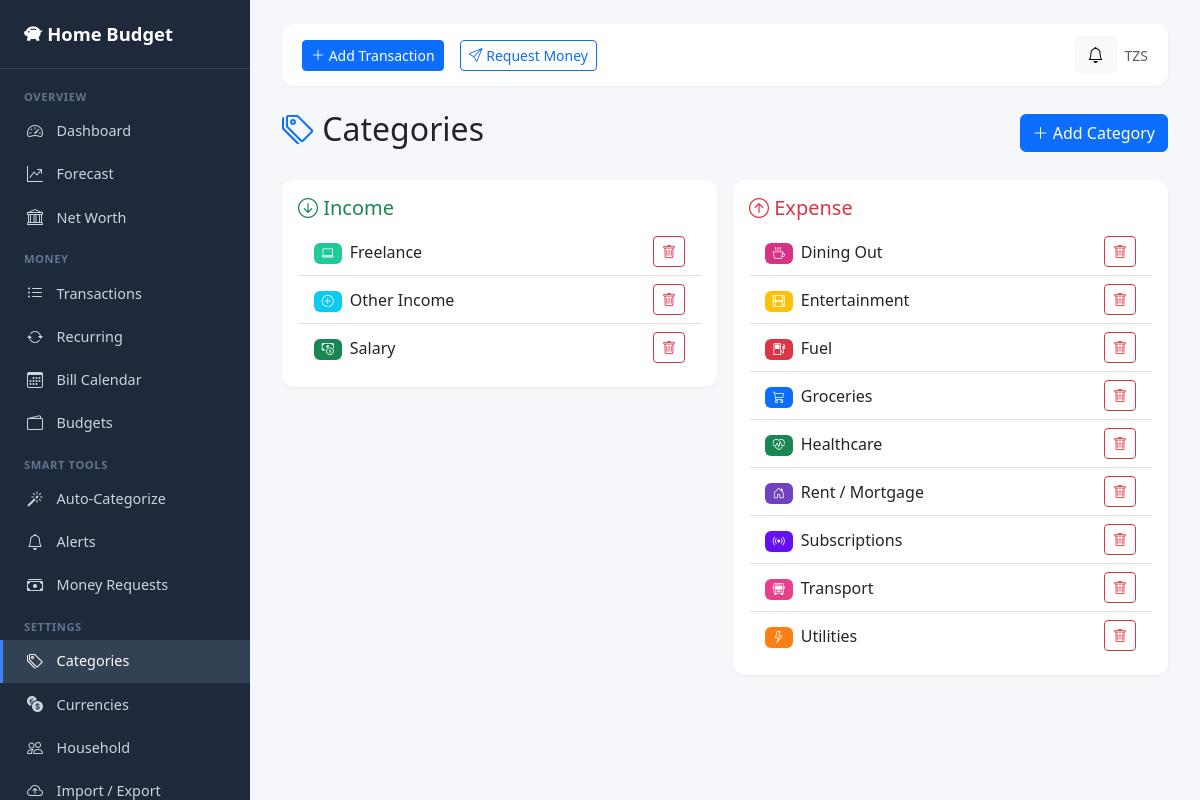
Page /categories/ (signed in) on the committed database.
### budget_app/models.py (models this page shows, shortened)
class Currency(models.Model):
    code = models.CharField(max_length=5, unique=True, help_text="e.g. USD, TZS, EUR")
    name = models.CharField(max_length=50)
    symbol = models.CharField(max_length=5, default='$')
    class Meta:
        verbose_name_plural = 'Currencies'
        ordering = ['code']

class Category(models.Model):
    INCOME = 'income'
    EXPENSE = 'expense'
    TYPE_CHOICES = [(INCOME, 'Income'), (EXPENSE, 'Expense')]
    household = models.ForeignKey(Household, on_delete=models.CASCADE, related_name='categories')
    name = models.CharField(max_length=80)
    category_type = models.CharField(max_length=10, choices=TYPE_CHOICES)
    color = models.CharField(max_length=7, default='#6c757d')
    icon = models.CharField(max_length=50, default='bi-tag', help_text='Bootstrap icon class')
    class Meta:
        unique_together = ('household', 'name', 'category_type')
        ordering = ['category_type', 'name']
        verbose_name_plural = 'Categories'

### budget_app/views.py (the view)
    def wrapper(request, *args, **kwargs):
        h = get_user_household(request.user)
        if not h:
            return redirect('household_setup')
        return view(request, *args, **kwargs)

### budget_app/context_processors.py (called while the page is built)
def household_context(request):
    if not request.user.is_authenticated:
        return {}
    household = request.user.households.first()
    if not household:
        return {'current_household': None}
    unread_alerts = Alert.objects.filter(
        household=household, is_read=False
    ).filter(
    ).count()
    pending_requests = MoneyRequest.objects.filter(
        household=household, approver=request.user, status=MoneyRequest.STATUS_PENDING
    ).count()
    return {
        'current_household': household,
        'currency_symbol': household.currency_symbol,
        'currency_code': household.currency_code,
        'unread_alerts_count': unread_alerts,
        'pending_requests_count': pending_requests,
    }

### budget_app/models.py (called while the page is built)
    @property
    def currency_symbol(self):
        return self.base_currency.symbol if self.base_currency else '$'

    @property
    def currency_code(self):
        return self.base_currency.code if self.base_currency else 'USD'

### budget_app/services.py (called while the page is built, shortened)
def month_range(target_date):
    first = target_date.replace(day=1)
    if first.month == 12:
        last = first.replace(year=first.year + 1, month=1) - timedelta(days=1)
    else:
        last = first.replace(month=first.month + 1) - timedelta(days=1)
    return first, last

def apply_due_recurring(household=None, today=None):
    today = today or timezone.now().date()
    qs = RecurringTransaction.objects.filter(
        is_active=True, auto_create=True, next_due_date__lte=today
    )
    if household:
        qs = qs.filter(household=household)
    created = []
    return created

def check_budget_alerts(household, today=None):
    today = today or timezone.now().date()
    month_start, month_end = month_range(today)
    budgets = Budget.objects.filter(household=household, month=month_start)
    new_alerts = []
    return new_alerts

### budget_app/views.py (called while the page is built)
def get_user_household(user):
    return user.households.first()

def ensure_household(view):
    def wrapper(request, *args, **kwargs):
        h = get_user_household(request.user)
        if not h:
            return redirect('household_setup')
        return view(request, *args, **kwargs)
    wrapper.__name__ = view.__name__
    return wrapper

@login_required
@ensure_household
def category_list(request):
    household = get_user_household(request.user)
    return render(request, 'budget_app/category_list.html', {
        'categories': household.categories.all()
    })

### budget_app/templates/budget_app/category_list.html (shortened to what this page needs)
{% extends 'budget_app/base.html' %}
{% block content %}
<div class="d-flex justify-content-between align-items-center mb-4">
    <h2><i class="bi bi-tags text-primary"></i> Categories</h2>
    <a href="{% url 'category_create' %}" class="btn btn-primary"><i class="bi bi-plus-lg"></i> Add Category</a>
</div>
<div class="row g-3">
    <div class="col-md-6">
        <div class="card p-3">
            <h5 class="text-success"><i class="bi bi-arrow-down-circle"></i> Income</h5>
            <ul class="list-group list-group-flush">
                {% for c in categories %}{% if c.category_type == 'income' %}
                <li class="list-group-item d-flex justify-content-between align-items-center">
                    <span><span class="badge me-1" style="background-color:{{ c.color }}"><i class="bi {{ c.icon }}"></i></span> {{ c.name }}</span>
                    <a href="{% url 'category_delete' c.pk %}" class="btn btn-sm btn-outline-danger"><i class="bi bi-trash"></i></a>
                </li>
                {% endif %}{% endfor %}
            </ul>
        </div>
    </div>
    <div class="col-md-6">
        <div class="card p-3">
            <h5 class="text-danger"><i class="bi bi-arrow-up-circle"></i> Expense</h5>
            <ul class="list-group list-group-flush">
                {% for c in categories %}{% if c.category_type == 'expense' %}
                <li class="list-group-item d-flex justify-content-between align-items-center">
                    <span><span class="badge me-1" style="background-color:{{ c.color }}"><i class="bi {{ c.icon }}"></i></span> {{ c.name }}</span>
                    <a href="{% url 'category_delete' c.pk %}" class="btn btn-sm btn-outline-danger"><i class="bi bi-trash"></i></a>
                </li>
                {% endif %}{% endfor %}
            </ul>
        </div>
    </div>
</div>
{% endblock %}

### budget_app/templates/budget_app/base.html (shortened to what this page needs)
{% load static %}
<!DOCTYPE html>
<html lang="en">
<head>
    <link href="https://cdn.jsdelivr.net/npm/bootstrap@5.3.2/dist/css/bootstrap.min.css" rel="stylesheet">
    <link href="https://cdn.jsdelivr.net/npm/bootstrap-icons@1.11.1/font/bootstrap-icons.css" rel="stylesheet">
</head>
<body>
{% if user.is_authenticated and current_household %}
<aside class="sidebar d-flex flex-column" id="sidebar">
    <a href="{% url 'dashboard' %}" class="sidebar-brand text-decoration-none">
        <i class="bi bi-piggy-bank-fill"></i> Home Budget
    </a>
    <nav class="flex-grow-1 py-2">
        <div class="sidebar-section">Overview</div>
        <a href="{% url 'dashboard' %}" class="sidebar-link {% if request.resolver_match.url_name == 'dashboard' %}active{% endif %}">
            <i class="bi bi-speedometer2"></i> Dashboard
        </a>
        <a href="{% url 'forecast' %}" class="sidebar-link {% if request.resolver_match.url_name == 'forecast' %}active{% endif %}">
            <i class="bi bi-graph-up-arrow"></i> Forecast
        </a>
        <a href="{% url 'networth' %}" class="sidebar-link {% if request.resolver_match.url_name == 'networth' %}active{% endif %}">
            <i class="bi bi-bank"></i> Net Worth
        </a>
        <div class="sidebar-section">Money</div>
        <a href="{% url 'transaction_list' %}" class="sidebar-link {% if 'transaction' in request.resolver_match.url_name %}active{% endif %}">
            <i class="bi bi-list-ul"></i> Transactions
        </a>
        <a href="{% url 'recurring_list' %}" class="sidebar-link {% if 'recurring' in request.resolver_match.url_name %}active{% endif %}">
            <i class="bi bi-arrow-repeat"></i> Recurring
        </a>
        <a href="{% url 'bill_calendar' %}" class="sidebar-link {% if request.resolver_match.url_name == 'bill_calendar' %}active{% endif %}">
            <i class="bi bi-calendar3"></i> Bill Calendar
        </a>
        <a href="{% url 'budget_list' %}" class="sidebar-link {% if 'budget' in request.resolver_match.url_name %}active{% endif %}">
            <i class="bi bi-wallet2"></i> Budgets
        </a>
        <div class="sidebar-section">Smart Tools</div>
        <a href="{% url 'rule_list' %}" class="sidebar-link {% if 'rule' in request.resolver_match.url_name %}active{% endif %}">
            <i class="bi bi-magic"></i> Auto-Categorize
        </a>
        <a href="{% url 'alert_list' %}" class="sidebar-link {% if 'alert' in request.resolver_match.url_name %}active{% endif %}">
            <i class="bi bi-bell"></i> Alerts
        </a>
        <a href="{% url 'request_list' %}" class="sidebar-link {% if 'request' in request.resolver_match.url_name %}active{% endif %}">
            <i class="bi bi-cash-stack"></i> Money Requests
        </a>
        <div class="sidebar-section">Settings</div>
        <a href="{% url 'category_list' %}" class="sidebar-link {% if 'category' in request.resolver_match.url_name %}active{% endif %}">
            <i class="bi bi-tags"></i> Categories
        </a>
        <a href="{% url 'currency_list' %}" class="sidebar-link {% if 'currency' in request.resolver_match.url_name or 'rate' in request.resolver_match.url_name %}active{% endif %}">
            <i class="bi bi-currency-exchange"></i> Currencies
        </a>
        <a href="{% url 'household_settings' %}" class="sidebar-link {% if 'household' in request.resolver_match.url_name %}active{% endif %}">
            <i class="bi bi-people"></i> Household
        </a>
        <a href="{% url 'import_csv' %}" class="sidebar-link {% if request.resolver_match.url_name == 'import_csv' %}active{% endif %}">
            <i class="bi bi-cloud-arrow-up"></i> Import / Export
        </a>
    </nav>
</aside>
{% endif %}
<main class="main-content">
    {% if user.is_authenticated and current_household %}
    <div class="topbar">
        <div class="d-flex align-items-center gap-3">
            <a href="{% url 'transaction_create' %}" class="btn btn-primary btn-sm">
                <i class="bi bi-plus-lg"></i> Add Transaction
            </a>
            <a href="{% url 'request_create' %}" class="btn btn-outline-primary btn-sm d-none d-md-inline-block">
                <i class="bi bi-send"></i> Request Money
            </a>
        </div>
        <div class="d-flex align-items-center gap-2">
            <a href="{% url 'alert_list' %}" class="btn btn-light position-relative" title="Alerts">
                <i class="bi bi-bell"></i>
            </a>
            <span class="text-muted small d-none d-md-inline">{{ currency_code }}</span>
        </div>
    </div>
    {% endif %}
    {% block content %}{% endblock %}
</main>
</body>
</html>

### budget_app/templates/budget_app/base.html (style rules this page uses)
:root { --sidebar-width: 250px; --sidebar-bg: #1e293b; --sidebar-hover: #334155; --sidebar-active: #3b82f6; --sidebar-text: #cbd5e1; --sidebar-text-active: #ffffff; --content-bg: #f5f7fb; }
body { background-color: var(--content-bg); min-height: 100vh; }
.sidebar { position: fixed; top: 0; left: 0; width: var(--sidebar-width); height: 100vh; background-color: var(--sidebar-bg); color: var(--sidebar-text); overflow-y: auto; z-index: 1000; transition: transform 0.3s ease; }
.sidebar-brand { padding: 1.25rem 1.5rem; color: white; font-size: 1.15rem; font-weight: 600; border-bottom: 1px solid rgba(255,255,255,0.1); }
.sidebar-section { padding: 0.75rem 1.5rem 0.25rem; font-size: 0.7rem; text-transform: uppercase; color: #64748b; letter-spacing: 0.05em; font-weight: 600; }
.sidebar-link { display: flex; align-items: center; padding: 0.6rem 1.5rem; color: var(--sidebar-text); text-decoration: none; transition: all 0.15s; font-size: 0.9rem; border-left: 3px solid transparent; }
.sidebar-link.active { background-color: var(--sidebar-hover); color: white; border-left-color: var(--sidebar-active); }
.sidebar-link i { margin-right: 0.75rem; width: 1.1rem; font-size: 1rem; }
.main-content { margin-left: var(--sidebar-width); min-height: 100vh; padding: 1.5rem 2rem 3rem; }
.topbar { background: white; padding: 0.75rem 1.25rem; border-radius: 12px; box-shadow: 0 1px 3px rgba(0,0,0,0.05); margin-bottom: 1.5rem; display: flex; align-items: center; justify-content: space-between; }
.card { border: none; border-radius: 12px; box-shadow: 0 1px 3px rgba(0,0,0,0.05); }

### rows in the picture
Currency: code "TZS"
Category: name "Freelance"
Category: name "Other Income"
Category: name "Salary"
Category: name "Dining Out"
Category: name "Entertainment"
Category: name "Fuel"
Category: name "Groceries"
Category: name "Healthcare"
Category: name "Rent / Mortgage"
Category: name "Subscriptions"
Category: name "Transport"
Category: name "Utilities"
